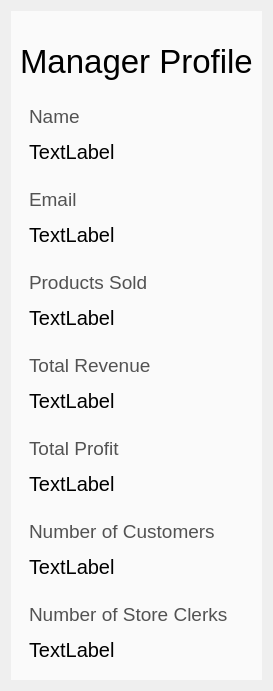
         <widget class="QWidget" name="Profile_Page">
          <layout class="QVBoxLayout" name="verticalLayout_76">
           <item alignment="Qt::AlignTop">
            <widget class="QFrame" name="frame_13">
             <property name="styleSheet">
              <string notr="true">background-color: rgb(250, 250, 250);
color: rgb(0, 0, 0);</string>
             </property>
             <property name="frameShape">
              <enum>QFrame::NoFrame</enum>
             </property>
             <property name="frameShadow">
              <enum>QFrame::Raised</enum>
             </property>
             <layout class="QVBoxLayout" name="verticalLayout_84">
              <property name="topMargin">
               <number>32</number>
              </property>
              <item>
               <widget class="QLabel" name="label_30">
                <property name="font">
                 <font>
                  <family>Helvetica</family>
                  <pointsize>25</pointsize>
                 </font>
                </property>
                <property name="text">
                 <string>Manager Profile</string>
                </property>
               </widget>
              </item>
              <item>
               <spacer name="verticalSpacer">
                <property name="orientation">
                 <enum>Qt::Vertical</enum>
                </property>
                <property name="sizeHint" stdset="0">
                 <size>
                  <width>20</width>
                  <height>10</height>
                 </size>
                </property>
               </spacer>
              </item>
              <item>
               <widget class="QFrame" name="frame_22">
                <property name="frameShape">
                 <enum>QFrame::NoFrame</enum>
                </property>
                <property name="frameShadow">
                 <enum>QFrame::Raised</enum>
                </property>
                <layout class="QVBoxLayout" name="verticalLayout_77">
                 <property name="spacing">
                  <number>12</number>
                 </property>
                 <item>
                  <widget class="QLabel" name="label_31">
                   <property name="font">
                    <font>
                     <family>Helvetica</family>
                     <pointsize>14</pointsize>
                    </font>
                   </property>
                   <property name="styleSheet">
                    <string notr="true">color:rgb(82, 82, 82)</string>
                   </property>
                   <property name="text">
                    <string>Name</string>
                   </property>
                  </widget>
                 </item>
                 <item>
                  <widget class="QLabel" name="managerProfile_Name_Label">
                   <property name="font">
                    <font>
                     <family>Helvetica</family>
                     <pointsize>15</pointsize>
                    </font>
                   </property>
                   <property name="text">
                    <string>TextLabel</string>
                   </property>
                  </widget>
                 </item>
                </layout>
               </widget>
              </item>
              <item>
               <widget class="QFrame" name="frame_23">
                <property name="frameShape">
                 <enum>QFrame::NoFrame</enum>
                </property>
                <property name="frameShadow">
                 <enum>QFrame::Raised</enum>
                </property>
                <layout class="QVBoxLayout" name="verticalLayout_78">
                 <property name="spacing">
                  <number>12</number>
                 </property>
                 <item>
                  <widget class="QLabel" name="label_33">
                   <property name="font">
                    <font>
                     <family>Helvetica</family>
                     <pointsize>14</pointsize>
                    </font>
                   </property>
                   <property name="styleSheet">
                    <string notr="true">color:rgb(82, 82, 82)</string>
                   </property>
                   <property name="text">
                    <string>Email</string>
                   </property>
                  </widget>
                 </item>
                 <item>
                  <widget class="QLabel" name="managerProfile_Email_Label">
                   <property name="font">
                    <font>
                     <family>Helvetica</family>
                     <pointsize>15</pointsize>
                    </font>
                   </property>
                   <property name="text">
                    <string>TextLabel</string>
                   </property>
                  </widget>
                 </item>
                </layout>
               </widget>
              </item>
              <item>
               <widget class="QFrame" name="frame_24">
                <property name="frameShape">
                 <enum>QFrame::NoFrame</enum>
                </property>
                <property name="frameShadow">
                 <enum>QFrame::Raised</enum>
                </property>
                <layout class="QVBoxLayout" name="verticalLayout_79">
                 <property name="spacing">
                  <number>12</number>
                 </property>
                 <item>
                  <widget class="QLabel" name="label_35">
                   <property name="font">
                    <font>
                     <family>Helvetica</family>
                     <pointsize>14</pointsize>
                    </font>
                   </property>
                   <property name="styleSheet">
                    <string notr="true">color:rgb(82, 82, 82)</string>
                   </property>
                   <property name="text">
                    <string>Products Sold</string>
                   </property>
                  </widget>
                 </item>
                 <item>
                  <widget class="QLabel" name="managerProfile_ProductsSold_Label">
                   <property name="font">
                    <font>
                     <family>Helvetica</family>
                     <pointsize>15</pointsize>
                    </font>
                   </property>
                   <property name="text">
                    <string>TextLabel</string>
                   </property>
                  </widget>
                 </item>
                </layout>
               </widget>
              </item>
              <item>
               <widget class="QFrame" name="frame_25">
                <property name="frameShape">
                 <enum>QFrame::NoFrame</enum>
                </property>
                <property name="frameShadow">
                 <enum>QFrame::Raised</enum>
                </property>
                <layout class="QVBoxLayout" name="verticalLayout_80">
                 <property name="spacing">
                  <number>12</number>
                 </property>
                 <item>
                  <widget class="QLabel" name="label_37">
                   <property name="font">
                    <font>
                     <family>Helvetica</family>
                     <pointsize>14</pointsize>
                    </font>
                   </property>
                   <property name="styleSheet">
                    <string notr="true">color:rgb(82, 82, 82)</string>
                   </property>
                   <property name="text">
                    <string>Total Revenue</string>
                   </property>
                  </widget>
                 </item>
                 <item>
                  <widget class="QLabel" name="managerProfile_TotalRevenue_Label">
                   <property name="font">
                    <font>
                     <family>Helvetica</family>
                     <pointsize>15</pointsize>
                    </font>
                   </property>
                   <property name="text">
                    <string>TextLabel</string>
                   </property>
                  </widget>
                 </item>
                </layout>
               </widget>
              </item>
              <item>
               <widget class="QFrame" name="frame_26">
                <property name="frameShape">
                 <enum>QFrame::NoFrame</enum>
                </property>
                <property name="frameShadow">
                 <enum>QFrame::Raised</enum>
                </property>
                <layout class="QVBoxLayout" name="verticalLayout_81">
                 <property name="spacing">
                  <number>12</number>
                 </property>
                 <item>
                  <widget class="QLabel" name="label_39">
                   <property name="font">
                    <font>
                     <family>Helvetica</family>
                     <pointsize>14</pointsize>
                    </font>
                   </property>
                   <property name="styleSheet">
                    <string notr="true">color:rgb(82, 82, 82)</string>
                   </property>
                   <property name="text">
                    <string>Total Profit</string>
                   </property>
                  </widget>
                 </item>
                 <item>
                  <widget class="QLabel" name="managerProfile_TotalProfit_Label">
                   <property name="font">
                    <font>
                     <family>Helvetica</family>
                     <pointsize>15</pointsize>
                    </font>
                   </property>
                   <property name="text">
                    <string>TextLabel</string>
                   </property>
                  </widget>
                 </item>
                </layout>
               </widget>
              </item>
              <item>
               <widget class="QFrame" name="frame_27">
                <property name="frameShape">
                 <enum>QFrame::NoFrame</enum>
                </property>
                <property name="frameShadow">
                 <enum>QFrame::Raised</enum>
                </property>
                <layout class="QVBoxLayout" name="verticalLayout_82">
                 <property name="spacing">
                  <number>12</number>
                 </property>
                 <item>
                  <widget class="QLabel" name="label_41">
                   <property name="font">
                    <font>
                     <family>Helvetica</family>
                     <pointsize>14</pointsize>
                    </font>
                   </property>
                   <property name="styleSheet">
                    <string notr="true">color:rgb(82, 82, 82)</string>
                   </property>
                   <property name="text">
                    <string>Number of Customers</string>
                   </property>
                  </widget>
                 </item>
                 <item>
                  <widget class="QLabel" name="managerProfile_CustomersNumber_Label">
                   <property name="font">
                    <font>
                     <family>Helvetica</family>
                     <pointsize>15</pointsize>
                    </font>
                   </property>
                   <property name="text">
                    <string>TextLabel</string>
                   </property>
                  </widget>
                 </item>
                </layout>
               </widget>
              </item>
              <item>
               <widget class="QFrame" name="frame_28">
                <property name="frameShape">
                 <enum>QFrame::NoFrame</enum>
                </property>
                <property name="frameShadow">
                 <enum>QFrame::Raised</enum>
                </property>
                <layout class="QVBoxLayout" name="verticalLayout_83">
                 <property name="spacing">
                  <number>12</number>
                 </property>
                 <item>
                  <widget class="QLabel" name="label_43">
                   <property name="font">
                    <font>
                     <family>Helvetica</family>
                     <pointsize>14</pointsize>
                    </font>
                   </property>
                   <property name="styleSheet">
                    <string notr="true">color:rgb(82, 82, 82)</string>
                   </property>
                   <property name="text">
                    <string>Number of Store Clerks</string>
                   </property>
                  </widget>
                 </item>
                 <item>
                  <widget class="QLabel" name="managerProfile_StoreClerks_Label">
                   <property name="font">
                    <font>
                     <family>Helvetica</family>
                     <pointsize>15</pointsize>
                    </font>
                   </property>
                   <property name="text">
                    <string>TextLabel</string>
                   </property>
                  </widget>
                 </item>
                </layout>
               </widget>
              </item>
             </layout>
            </widget>
           </item>
          </layout>
         </widget>
